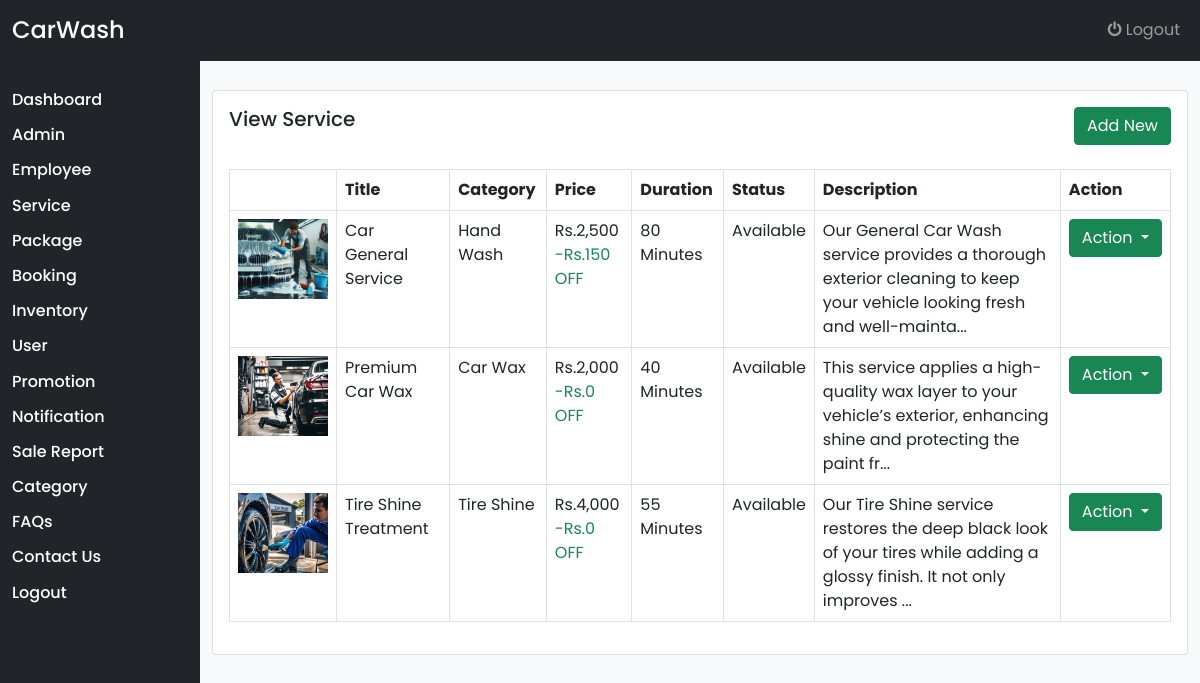
/admin/service.php (signed in), run on the app's committed database.
### tables this page shows
CREATE TABLE `service` (
  `id` int(11) NOT NULL,
  `title` varchar(80) NOT NULL,
  `category` varchar(80) NOT NULL,
  `type` int(11) NOT NULL,
  `cost` int(11) NOT NULL,
  `price` int(11) NOT NULL,
  `discount` int(11) NOT NULL,
  `duration` varchar(80) NOT NULL,
  `status` int(11) NOT NULL,
  `tools` varchar(80) NOT NULL,
  `image` varchar(80) NOT NULL,
  `description` text NOT NULL
);

### admin/service.php (the view, shortened to what this page needs)
<?php
include_once "header.php";
?>
<div class="container-fluid">
<div class="row">
<?php
include_once "sidebar.php";
?>
<div class="col-md-10 bg-light min-vh-100 pt-200">
<div class="card">
<div class="card-body">
<div class="row">
<div class="col-md-6">
<h5>View Service</h5>
</div>
<div class="col-md-6 text-end">
<a href="add_service.php"><button class="btn btn-success">Add New</button></a>
</div>
<div class="col-md-12 mt-4">
<table class="table table-bordered">
<tr>
<th></th>
<th>Title</th>
<th>Category</th>
<th>Price</th>
<th>Duration</th>
<th>Status</th>
<th>Description</th>
<th>Action</th>
</tr>
<tbody>
<?php
$sql="select * from service where type=1";
$result=mysqli_query($con,$sql);
if(mysqli_num_rows($result)>0){
while($row=mysqli_fetch_array($result)){
?>
<tr>
<td><img src="../image/<?php echo $row['image'];?>" height="80" width="90"></td>
<td><?php echo $row['title'];?></td>
<td><?php echo $row['category'];?></td>
<td>Rs.<?php echo number_format($row['price']);?><br>
<span class="text-success">-Rs.<?php echo number_format($row['discount']);?> OFF</span>
</td>
<td><?php echo $row['duration'];?> Minutes</td>
<td><?php echo ($row['status']==1) ? "Available" : "Unavailable";?></td>
<td><?php echo mb_strimwidth($row['description'], 0, 120, '...');?></td>
<td>
<div class="dropdown">
  <button class="btn btn-success dropdown-toggle" type="button" id="dropdownMenuButton1" data-bs-toggle="dropdown" aria-expanded="false">
    Action
  </button>
</div>
</td>
</tr>
<?php }
}
else{
	?>
    <tr>
    <td colspan="7" class="text-center">No record available</td>
    </tr>
    <?php
}
 ?>
</tbody>
</table>
</div>
</div>
</div>
</div>
</div>
</div>
</div>
</body>
</html>

### css/style.css (style rules this page uses)
* { font-family: 'Gentium Book Basic', serif; font-family: 'Lora', serif; font-family: 'Nunito', sans-serif; font-family: 'Poppins', sans-serif; }
a { text-decoration:none; }
.pt-200 { padding-top:90px; padding-bottom:60px; box-sizing:border-box; }

### data on the page
service: image (picture), title "Car General Service", category "Hand Wash", price "2,500", discount "150", duration "80", status "Available", description "Our General Car Wash service provides a thorough exterior cleaning to keep your vehicle looking fresh and well-mainta..."
service: image (picture), title "Premium Car Wax", category "Car Wax", price "2,000", discount "0", duration "40", status "Available", description "This service applies a high-quality wax layer to your vehicle’s exterior, enhancing shine and protecting the paint fr..."
service: image (picture), title "Tire Shine Treatment", category "Tire Shine", price "4,000", discount "0", duration "55", status "Available", description "Our Tire Shine service restores the deep black look of your tires while adding a glossy finish. It not only improves ..."
